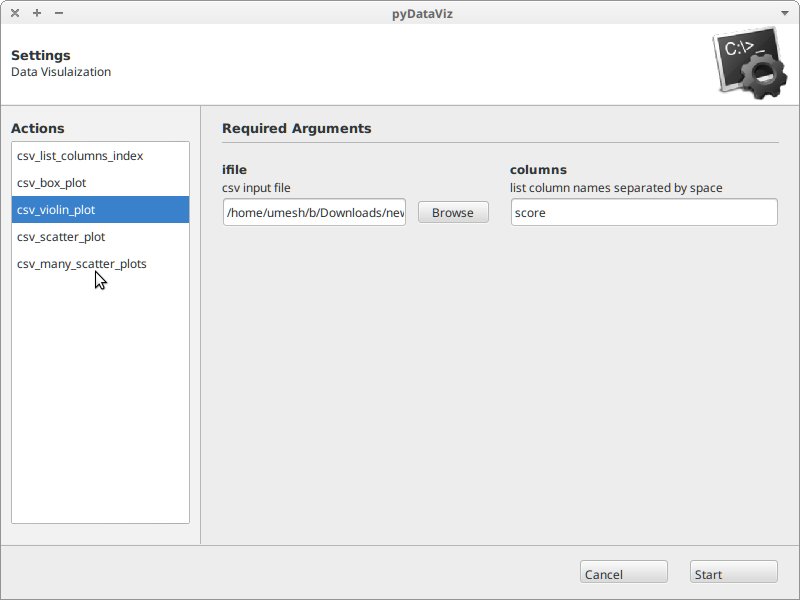

Generate this figure with Python:
#!/usr/bin/env python
# version 0.1
# copyright Umesh Ghoshdastider

#import glob
from gooey import Gooey, GooeyParser
import matplotlib.pyplot as plt
#import numpy as np
import pandas as pd
import seaborn as sns

#def plot_table(a):
    #if a.ofile:
        #out=a.ofile
    #else:
        #out=a.ifile.split('.')[0]+'_plot_table.png'
    #f=np.loadtxt(a.ifile)
    #if a.xcol1:
        #for i in range(1,f.shape[1]):
            #plt.plot(f[:,0], f[:,i])
    #else:
        #plt.plot(f)
    #plt.savefig(out,dpi=150)
    #plt.show()

def csv_list_columns_index(a):
    d=pd.read_csv(a.ifile,index_col=0)
    out=a.ifile.split('.')[0]
    with open(out+'_columns.txt','w') as f:
        f.write('\n'.join(d.columns))
    with open(out+'_index.txt','w') as f:
        f.write('\n'.join( map(str, d.index.tolist() )))

def csv_box_plot(a):
    d=pd.read_csv(a.ifile,index_col=0)
#   d[a.columns.split()].boxplot()
    sns.boxplot(data=d[a.columns.split()])
    plt.show()
        
def csv_violin_plot(a):
    d=pd.read_csv(a.ifile,index_col=0)
    sns.violinplot(data=d[a.columns.split()], cut=1, linewidth=0)
    plt.show()
                
def csv_scatter_plot(a):
    d=pd.read_csv(a.ifile,index_col=0)
    sns.jointplot(x=d[a.X],y=d[a.Y], kind="reg")
    plt.show()   
    
def csv_many_scatter_plots(a):
    d=pd.read_csv(a.ifile,index_col=0)
    g=sns.PairGrid(d[a.columns.split()])
    g.map_lower(sns.kdeplot, cmap="Blues_d")
    g.map_upper(plt.scatter)
    g.map_diag(sns.kdeplot)
    plt.show()                  
    
@Gooey(default_size=(800, 600),advanced=True,  program_name='pyDataViz',) # (width,height)  
def main():
    p=GooeyParser(description='Data Visulaization ')
    sp=p.add_subparsers(help='commands', dest='command')

    #f1='plot_table'
    #sp1=sp.add_parser(f1)
    #a1=sp1.add_argument
    #a1('ifile', help='table input file (columns separated by spaces or tab), no header/ column name/ index', widget='FileChooser')
    #a1('-xcol1', action='store_true', help='column 1 is x-axis')
    #a1('-ofile', help='output file, default: ifile_plot_table.png', widget='FileChooser')
    #sp1.set_defaults(func=eval(f1))
    
    f2='csv_list_columns_index'
    sp2=sp.add_parser(f2)
    a2=sp2.add_argument
    a2('ifile', help='csv input file', widget='FileChooser')
    sp2.set_defaults(func=eval(f2))
    
    f3='csv_box_plot'
    sp3=sp.add_parser(f3)
    a3=sp3.add_argument
    a3('ifile', help='csv input file', widget='FileChooser')
    a3('columns', help='list column names separated by space')
    sp3.set_defaults(func=eval(f3))
    
    f4='csv_violin_plot'
    sp4=sp.add_parser(f4)
    a4=sp4.add_argument
    a4('ifile', help='csv input file', widget='FileChooser')
    a4('columns', help='list column names separated by space')
    sp4.set_defaults(func=eval(f4))
    
    f5='csv_scatter_plot'
    sp5=sp.add_parser(f5)
    a5=sp5.add_argument
    a5('ifile', help='csv input file', widget='FileChooser')
    a5('X', help='column name')
    a5('Y', help='column name')
    sp5.set_defaults(func=eval(f5))
    
    
    f6='csv_many_scatter_plots'
    sp6=sp.add_parser(f6)
    a6=sp6.add_argument
    a6('ifile', help='csv input file', widget='FileChooser')
    a6('columns', help='list column names separated by space')
    sp6.set_defaults(func=eval(f6))
    
    
    a=p.parse_args()

    a.func(a)



if __name__ == '__main__':
    main()
